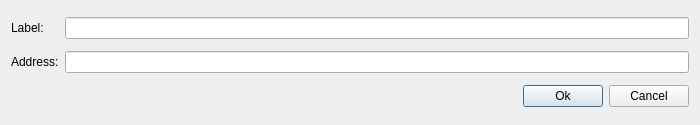
<?xml version="1.0" encoding="UTF-8"?>
<ui version="4.0">
 <class>NewAddressDialog</class>
 <widget class="QDialog" name="NewAddressDialog">
  <property name="geometry">
   <rect>
    <x>0</x>
    <y>0</y>
    <width>700</width>
    <height>125</height>
   </rect>
  </property>
  <property name="windowTitle">
   <string>New address</string>
  </property>
  <layout class="QGridLayout" name="gridLayout">
   <item row="0" column="0">
    <widget class="QLabel" name="label">
     <property name="sizePolicy">
      <sizepolicy hsizetype="Maximum" vsizetype="Preferred">
       <horstretch>0</horstretch>
       <verstretch>0</verstretch>
      </sizepolicy>
     </property>
     <property name="text">
      <string>Label:</string>
     </property>
    </widget>
   </item>
   <item row="1" column="0">
    <widget class="QLabel" name="label_2">
     <property name="sizePolicy">
      <sizepolicy hsizetype="Maximum" vsizetype="Preferred">
       <horstretch>0</horstretch>
       <verstretch>0</verstretch>
      </sizepolicy>
     </property>
     <property name="text">
      <string>Address:</string>
     </property>
    </widget>
   </item>
   <item row="3" column="0" colspan="2">
    <spacer name="horizontalSpacer">
     <property name="orientation">
      <enum>Qt::Horizontal</enum>
     </property>
     <property name="sizeHint" stdset="0">
      <size>
       <width>600</width>
       <height>20</height>
      </size>
     </property>
    </spacer>
   </item>
   <item row="3" column="2">
    <widget class="QPushButton" name="m_okButton">
     <property name="enabled">
      <bool>true</bool>
     </property>
     <property name="text">
      <string>Ok</string>
     </property>
     <property name="default">
      <bool>true</bool>
     </property>
    </widget>
   </item>
   <item row="3" column="3">
    <widget class="QPushButton" name="m_cancelButton">
     <property name="text">
      <string>Cancel</string>
     </property>
    </widget>
   </item>
   <item row="1" column="1" colspan="3">
    <widget class="QLineEdit" name="m_addressEdit">
     <property name="echoMode">
      <enum>QLineEdit::Normal</enum>
     </property>
    </widget>
   </item>
   <item row="0" column="1" colspan="3">
    <widget class="QLineEdit" name="m_labelEdit">
     <property name="sizePolicy">
      <sizepolicy hsizetype="Expanding" vsizetype="Fixed">
       <horstretch>0</horstretch>
       <verstretch>0</verstretch>
      </sizepolicy>
     </property>
     <property name="echoMode">
      <enum>QLineEdit::Normal</enum>
     </property>
    </widget>
   </item>
  </layout>
 </widget>
 <tabstops>
  <tabstop>m_labelEdit</tabstop>
  <tabstop>m_addressEdit</tabstop>
  <tabstop>m_okButton</tabstop>
  <tabstop>m_cancelButton</tabstop>
 </tabstops>
 <resources/>
 <connections>
  <connection>
   <sender>m_okButton</sender>
   <signal>clicked()</signal>
   <receiver>NewAddressDialog</receiver>
   <slot>accept()</slot>
   <hints>
    <hint type="sourcelabel">
     <x>410</x>
     <y>102</y>
    </hint>
    <hint type="destinationlabel">
     <x>294</x>
     <y>63</y>
    </hint>
   </hints>
  </connection>
  <connection>
   <sender>m_cancelButton</sender>
   <signal>clicked()</signal>
   <receiver>NewAddressDialog</receiver>
   <slot>reject()</slot>
   <hints>
    <hint type="sourcelabel">
     <x>526</x>
     <y>102</y>
    </hint>
    <hint type="destinationlabel">
     <x>294</x>
     <y>63</y>
    </hint>
   </hints>
  </connection>
 </connections>
</ui>
